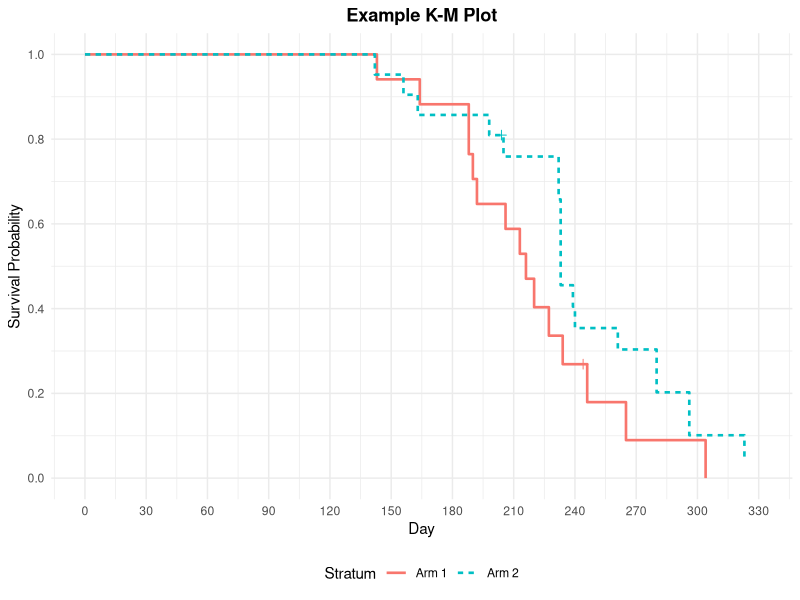

Source code (R): (Note: this script raises an error after producing the figure.)
out <- Sys.getenv("OUT_DIR")
if (out == "" || is.na(out)) out <- "."
dir.create(out, showWarnings = FALSE, recursive = TRUE)

library(haven)
library(dplyr)
library(tidyr)
library(readr)
library(stringr)
library(lubridate)
library(purrr)
library(tibble)
library(ggplot2)
library(survival)

# helper: round half away from zero (SAS)
round_half_up <- function(x, digits = 0) {
  ifelse(is.na(x), NA_real_,
         sign(x) * floor(abs(x) * 10^digits + 0.5) / 10^digits)
}

fmt_n <- function(x, digits) {
  if (is.na(x)) return("")
  sprintf(paste0("%.", digits, "f"), round_half_up(x, digits))
}

# ------------------------------------------------------------
# Create data exactly as SAS data step
# ------------------------------------------------------------
one <- tibble::tibble(
  arm = c(rep("Arm 1", 17), rep("Arm 2", 21)),
  day = c(
    143,164,188,188,190,192,206,213,216,220,227.230,234,246,265,304, 216,244,
    142,156,163,198,205,232,232,233,233,233,233,239,240,261,280,280,296,296,323, 204,344
  ),
  censor = c(rep(0,15), rep(1,2), rep(0,19), rep(1,2))
)
# event indicator for survival (1=event, 0=censored)
one$event <- 1 - one$censor

# ------------------------------------------------------------
# Helper to compute KM per arm (SAS semantics)
# ------------------------------------------------------------
compute_km_arm <- function(df_arm) {
  # df_arm has day, censor, event
  # distinct times sorted
  times <- sort(unique(df_arm$day))
  n_total <- nrow(df_arm)
  res <- tibble()
  S_prev <- 1
  sum_term <- 0  # for Greenwood sum d/(n*(n-d))
  # for mean calculation we need vectors
  for (t in times) {
    n_risk <- sum(df_arm$day >= t)
    d <- sum(df_arm$day == t & df_arm$censor == 0)
    cns <- sum(df_arm$day == t & df_arm$censor == 1)
    # Greenwood update only if d>0
    if (d > 0) {
      sum_term <- sum_term + d / (n_risk * (n_risk - d))
      S <- S_prev * (1 - d / n_risk)
    } else {
      S <- S_prev
    }
    var_green <- S^2 * sum_term
    se <- sqrt(var_green)
    # number failed / left (SAS definitions)
    # need cumulative failed up to this time
    # will compute after loop
    res <- bind_rows(res, tibble(
      time = t,
      n_risk = n_risk,
      n_event = d,
      n_censor = cns,
      survival = S,
      se = se,
      sum_term = sum_term
    ))
    S_prev <- S
  }
  # cumulative failed and number left
  res <- res %>%
    mutate(
      n_failed = cumsum(n_event),
      n_left = n_risk - n_event - n_censor,
      failure = 1 - survival,
      censored_flag = ifelse(n_event == 0 & n_censor > 0, "*", "")
    )
  res
}

arms <- unique(one$arm)
km_list <- lapply(arms, function(a) {
  df <- filter(one, arm == a)
  km <- compute_km_arm(df)
  km$arm <- a
  km
})
km_all <- bind_rows(km_list)

# ------------------------------------------------------------
# Quartile estimates and CI (log-log transform)
# ------------------------------------------------------------
z <- qnorm(0.975)

compute_quartiles <- function(km) {
  # km has time, survival, se
  # compute log-log CI for survival at each time
  km <- km %>% arrange(time)
  km <- km %>%
    mutate(
      # avoid log(0) issues
      loglog = ifelse(survival > 0 & survival < 1, log(-log(survival)), NA_real_),
      se_loglog = ifelse(survival > 0 & survival < 1,
                         se / (survival * log(survival)), NA_real_),
      surv_lower = ifelse(!is.na(loglog),
                          exp(-exp(loglog + z * abs(se_loglog))), NA_real_),
      surv_upper = ifelse(!is.na(loglog),
                          exp(-exp(loglog - z * abs(se_loglog))), NA_real_)
    )
  # for S=1, CI is (.,.)? set to 1
  km$surv_lower[km$survival == 1] <- 1
  km$surv_upper[km$survival == 1] <- 1
  # for S=0, CI 0
  km$surv_lower[km$survival == 0] <- 0
  km$surv_upper[km$survival == 0] <- 0

  qs <- c(0.75, 0.50, 0.25)
  out_q <- tibble()
  for (q in qs) {
    # point estimate: smallest time where survival <= q
    idx_pt <- which(km$survival <= q)
    pt <- if (length(idx_pt) > 0) km$time[min(idx_pt)] else NA_real_
    # CI via inversion: lower limit = min time where surv_upper <= q
    # upper limit = min time where surv_lower <= q
    idx_up <- which(!is.na(km$surv_upper) & km$surv_upper <= q)
    idx_low <- which(!is.na(km$surv_lower) & km$surv_lower <= q)
    lower <- if (length(idx_up) > 0) km$time[min(idx_up)] else NA_real_
    upper <- if (length(idx_low) > 0) km$time[min(idx_low)] else NA_real_
    # SAS orders lower < upper, so swap if needed
    if (!is.na(lower) && !is.na(upper) && lower > upper) {
      tmp <- lower; lower <- upper; upper <- tmp
    }
    out_q <- bind_rows(out_q, tibble(
      percent = q*100,
      point = pt,
      lower = lower,
      upper = upper
    ))
  }
  out_q
}

quartile_list <- lapply(arms, function(a) {
  km <- filter(km_all, arm == a)
  q <- compute_quartiles(km)
  q$arm <- a
  q
})
quartile_all <- bind_rows(quartile_list)

# ------------------------------------------------------------
# Mean and SE (restricted mean, SAS formula with m/(m-1))
# ------------------------------------------------------------
compute_mean_se <- function(df_arm, km) {
  # km sorted by time, includes censored times
  # tau = largest event time if last obs censored else largest time
  max_event_time <- max(df_arm$day[df_arm$censor == 0])
  max_time <- max(df_arm$day)
  last_is_censored <- max_time != max_event_time
  tau <- if (last_is_censored) max_event_time else max_time

  # Build intervals from 0 to tau using km times <= tau
  km2 <- km %>% filter(time <= tau) %>% arrange(time)
  # add t0=0
  times <- c(0, km2$time)
  survs <- c(1, km2$survival) # survival after each time, but for interval [t_i, t_{i+1}) survival is surv after t_i
  # Actually survival for interval starting at t_i is survival after t_i (except first interval uses 1)
  # So area = sum survs[i] * (times[i+1]-times[i]) for i=1..n
  # where survs[i] corresponds to survival after times[i]
  # times[1]=0 survs[1]=1
  # times[2]=first event time survs[2]=S after first time, interval 0->t1 uses survs[1]
  # interval t1->t2 uses survs[2], etc.
  # So we need survs shifted
  n_int <- length(times) - 1
  area <- 0
  for (i in 1:n_int) {
    delta <- times[i+1] - times[i]
    area <- area + survs[i] * delta
  }
  # For mean, if tau is event time, last interval already included up to tau
  # If tau < max_time (censored tail beyond tau not included) we already stopped at tau
  mean_val <- area

  # Compute A_i for each event time t_i (where n_event>0)
  # A_i = area from t_i to tau
  # Need to compute area from each event time to tau
  event_rows <- km2 %>% filter(n_event > 0)
  m <- sum(event_rows$n_event) # total number of events
  # Precompute cumulative area from each time to tau
  # For each event time t_i, A_i = sum_{j: times[j] >= t_i} survs_after_j * delta_j
  # where survs_after_j is survival after times[j]
  # Simpler: compute total area from t_i to tau as mean - area from 0 to t_i
  # area from 0 to t_i = sum_{k: times[k] < t_i} survs[k] * delta_k
  # So A_i = mean - area_0_to_ti
  # But need area_0_to_ti includes intervals up to t_i
  # Let's compute prefix areas
  prefix_area <- c(0)
  cum <- 0
  for (i in 1:n_int) {
    delta <- times[i+1] - times[i]
    cum <- cum + survs[i] * delta
    prefix_area <- c(prefix_area, cum)
  }
  # prefix_area[j] = area from 0 to times[j]
  # For event time t_i = times[idx], area from t_i to tau = mean - prefix_area[idx]
  # where idx is position of t_i in times vector
  sum_term_mean <- 0
  for (k in 1:nrow(event_rows)) {
    t_i <- event_rows$time[k]
    d_i <- event_rows$n_event[k]
    n_i <- event_rows$n_risk[k]
    idx <- which(times == t_i)
    # if duplicate times (should not), take first
    idx <- idx[1]
    A_i <- mean_val - prefix_area[idx]
    # Note: SAS defines A_i as area from t_i to largest event time, using survival after t_i?
    # Our A_i uses area from t_i (including interval starting at t_i with survival after t_i)
    # which matches definition: integral from t_i to tau S(t) dt, where S(t) for t>=t_i is S after t_i
    # So A_i should be mean - prefix_area[idx] but prefix_area[idx] is area up to t_i, which uses survival before t_i for last interval
    # Actually prefix_area[idx] is area up to t_i, correct.
    # So A_i as above is correct.
    sum_term_mean <- sum_term_mean + (A_i^2 * d_i) / (n_i * (n_i - d_i))
  }
  if (m > 1) {
    var_mean <- (m / (m - 1)) * sum_term_mean
    se_mean <- sqrt(var_mean)
  } else {
    se_mean <- NA_real_
  }
  tibble(mean = mean_val, se_mean = se_mean, m = m, tau = tau)
}

mean_list <- lapply(arms, function(a) {
  df <- filter(one, arm == a)
  km <- filter(km_all, arm == a)
  ms <- compute_mean_se(df, km)
  ms$arm <- a
  ms
})
mean_all <- bind_rows(mean_list)

# ------------------------------------------------------------
# Summary of censored / uncensored
# ------------------------------------------------------------
summary_tbl <- one %>%
  group_by(arm) %>%
  summarise(
    total = n(),
    failed = sum(censor == 0),
    censored = sum(censor == 1),
    percent_censored = censored / total * 100,
    .groups = "drop"
  )

# ------------------------------------------------------------
# Rank tests: Log-Rank and Wilcoxon (Gehan-Breslow)
# ------------------------------------------------------------
# pooled distinct event times
event_times <- sort(unique(one$day[one$censor == 0]))
rank_data <- tibble(time = event_times)
# compute at-risk and events per arm at each time
for (a in arms) {
  df_a <- filter(one, arm == a)
  rank_data[[paste0("n_", a)]] <- sapply(event_times, function(t) sum(df_a$day >= t))
  rank_data[[paste0("d_", a)]] <- sapply(event_times, function(t) sum(df_a$day == t & df_a$censor == 0))
}
rank_data$n_total <- rank_data[[paste0("n_", arms[1])]] + rank_data[[paste0("n_", arms[2])]]
rank_data$d_total <- rank_data[[paste0("d_", arms[1])]] + rank_data[[paste0("d_", arms[2])]]
# expected
rank_data$e1 <- rank_data[[paste0("n_", arms[1])]] * rank_data$d_total / rank_data$n_total
rank_data$e2 <- rank_data[[paste0("n_", arms[2])]] * rank_data$d_total / rank_data$n_total
# variance for log-rank
rank_data$v <- with(rank_data,
                    ifelse(n_total > 1,
                           `n_Arm 1` * `n_Arm 2` * d_total * (n_total - d_total) / (n_total^2 * (n_total - 1)),
                           0))
# Wilcoxon weight = n_total
rank_data$w <- rank_data$n_total
rank_data$U1 <- rank_data[[paste0("d_", arms[1])]] - rank_data$e1
rank_data$U2 <- rank_data[[paste0("d_", arms[2])]] - rank_data$e2
rank_data$U1_w <- rank_data$w * rank_data$U1
rank_data$U2_w <- rank_data$w * rank_data$U2
rank_data$v_w <- rank_data$w^2 * rank_data$v

U_logrank_1 <- sum(rank_data$U1)
U_logrank_2 <- sum(rank_data$U2)
V_logrank <- sum(rank_data$v)
chi_logrank <- ifelse(V_logrank > 0, (U_logrank_1^2) / V_logrank, 0)
p_logrank <- 1 - pchisq(chi_logrank, df = 1)

U_wilcoxon_1 <- sum(rank_data$U1_w)
U_wilcoxon_2 <- sum(rank_data$U2_w)
V_wilcoxon <- sum(rank_data$v_w)
chi_wilcoxon <- ifelse(V_wilcoxon > 0, (U_wilcoxon_1^2) / V_wilcoxon, 0)
p_wilcoxon <- 1 - pchisq(chi_wilcoxon, df = 1)

# Covariance matrices (full square)
cov_logrank <- matrix(c(V_logrank, -V_logrank, -V_logrank, V_logrank), nrow = 2, byrow = TRUE,
                      dimnames = list(arms, arms))
cov_wilcoxon <- matrix(c(V_wilcoxon, -V_wilcoxon, -V_wilcoxon, V_wilcoxon), nrow = 2, byrow = TRUE,
                       dimnames = list(arms, arms))

# -2Log(LR) via Cox model
cox_fit <- coxph(Surv(day, event) ~ arm, data = one)
lr_chi <- 2 * (cox_fit$loglik[2] - cox_fit$loglik[1])
p_lr <- 1 - pchisq(lr_chi, df = 1)

# ------------------------------------------------------------
# At-risk numbers for plot (0 to 330 by 30)
# ------------------------------------------------------------
atrisk_times <- seq(0, 330, by = 30)
atrisk_tbl <- expand.grid(arm = arms, atrisk_time = atrisk_times) %>%
  as_tibble() %>%
  mutate(
    n_at_risk = map2_int(arm, atrisk_time, function(a, t) sum(one$arm == a & one$day >= t))
  ) %>%
  arrange(arm, atrisk_time)

# ------------------------------------------------------------
# Plot: KM curves
# ------------------------------------------------------------
# Build step data for ggplot
plot_data <- km_all %>%
  arrange(arm, time) %>%
  group_by(arm) %>%
  # add starting point 0,1
  group_modify(~ {
    add_row(.x, time = 0, survival = 1, .before = 1)
  }) %>%
  ungroup()

# For step plot, need to create stairs
p <- ggplot(plot_data, aes(x = time, y = survival, color = arm, linetype = arm)) +
  geom_step(linewidth = 0.9) +
  geom_point(data = filter(km_all, n_censor > 0 & n_event == 0), aes(x = time, y = survival), shape = 3, size = 2, show.legend = FALSE) +
  scale_x_continuous(breaks = atrisk_times, limits = c(0, 330)) +
  scale_y_continuous(limits = c(0, 1), breaks = seq(0, 1, 0.2)) +
  labs(title = "Example K-M Plot",
       x = "Day",
       y = "Survival Probability",
       color = "Stratum",
       linetype = "Stratum") +
  theme_minimal(base_size = 11) +
  theme(plot.title = element_text(hjust = 0.5, face = "bold"),
        legend.position = "bottom")

# Add at-risk table as annotation (text)
# Create a separate grob for at-risk table using ggplot
atrisk_wide <- atrisk_tbl %>%
  pivot_wider(names_from = atrisk_time, values_from = n_at_risk)

# Save main plot
png_file <- file.path(out, "P040_f_kmplot.png")
ggsave(png_file, plot = p, width = 8, height = 6, dpi = 300, units = "in")

# Also save plot data CSV
plot_data_csv <- km_all %>%
  select(arm, time, survival, failure, se, n_failed, n_left, n_risk, n_event, n_censor)
write.csv(plot_data_csv, file.path(out, "P040_f_kmplot_plotdata.csv"), row.names = FALSE, na = "")

# ------------------------------------------------------------
# CSV of product-limit estimates (main table)
# ------------------------------------------------------------
csv_main <- km_all %>%
  select(arm, time, survival, failure, se, n_failed, n_left, n_event, n_censor) %>%
  arrange(arm, time)
write.csv(csv_main, file.path(out, "P040_f_kmplot.csv"), row.names = FALSE, na = "")

# ------------------------------------------------------------
# Text rendering (SAS-like listing)
# ------------------------------------------------------------
txt_file <- file.path(out, "P040_f_kmplot.txt")
sink(txt_file)

cat("Example K-M Plot\n")
cat("PROC LIFETEST\n")
cat("\n")
cat("Product-Limit Survival Estimates\n")
cat("\n")
for (a in arms) {
  cat(paste0("Stratum: ", a, "\n"))
  cat(sprintf("%-10s %10s %10s %12s %10s %10s\n",
              "Time", "Survival", "Failure", "StdErr", "Failed", "Left"))
  km <- filter(km_all, arm == a) %>% arrange(time)
  for (i in 1:nrow(km)) {
    r <- km[i,]
    t_str <- fmt_n(r$time, 3)
    if (r$n_event == 0 && r$n_censor > 0) t_str <- paste0(t_str, "*")
    cat(sprintf("%-10s %10s %10s %12s %10d %10d\n",
                t_str,
                fmt_n(r$survival, 4),
                fmt_n(r$failure, 4),
                fmt_n(r$se, 4),
                r$n_failed,
                r$n_left))
  }
  cat("\n")
}

cat("Quartile Estimates\n")
cat(sprintf("%-10s %10s %12s %12s %12s\n", "Stratum", "Percent", "Point", "Lower 95%", "Upper 95%"))
for (a in arms) {
  q <- filter(quartile_all, arm == a) %>% arrange(percent)
  for (i in 1:nrow(q)) {
    r <- q[i,]
    cat(sprintf("%-10s %10.0f %12s %12s %12s\n",
                a,
                r$percent,
                ifelse(is.na(r$point), ".", fmt_n(r$point, 3)),
                ifelse(is.na(r$lower), ".", fmt_n(r$lower, 3)),
                ifelse(is.na(r$upper), ".", fmt_n(r$upper, 3))))
  }
}
cat("\n")

cat("Mean and Standard Error (Restricted Mean)\n")
cat(sprintf("%-10s %12s %12s %10s\n", "Stratum", "Mean", "StdErr", "Tau"))
for (i in 1:nrow(mean_all)) {
  r <- mean_all[i,]
  cat(sprintf("%-10s %12s %12s %10s\n",
              r$arm,
              fmt_n(r$mean, 3),
              fmt_n(r$se_mean, 3),
              fmt_n(r$tau, 3)))
}
cat("\n")

cat("Summary of the Number of Censored and Uncensored Values\n")
cat(sprintf("%-10s %8s %8s %8s %12s\n", "Stratum", "Total", "Failed", "Censored", "Pct Cens"))
for (i in 1:nrow(summary_tbl)) {
  r <- summary_tbl[i,]
  cat(sprintf("%-10s %8d %8d %8d %12s\n",
              r$arm, r$total, r$failed, r$censored, fmt_n(r$percent_censored, 2)))
}
cat("\n")

cat("Rank Statistics\n")
cat(sprintf("%-10s %12s %12s\n", "Stratum", "Log-Rank", "Wilcoxon"))
cat(sprintf("%-10s %12s %12s\n", arms[1], fmt_n(U_logrank_1, 4), fmt_n(U_wilcoxon_1, 4)))
cat(sprintf("%-10s %12s %12s\n", arms[2], fmt_n(U_logrank_2, 4), fmt_n(U_wilcoxon_2, 4)))
cat("\n")

cat("Covariance Matrix for the Log-Rank Statistics\n")
cat(sprintf("%10s %12s %12s\n", "", arms[1], arms[2]))
for (i in 1:2) {
  cat(sprintf("%10s %12s %12s\n", arms[i],
              fmt_n(cov_logrank[i,1], 4),
              fmt_n(cov_logrank[i,2], 4)))
}
cat("\n")
cat("Covariance Matrix for the Wilcoxon Statistics\n")
cat(sprintf("%10s %12s %12s\n", "", arms[1], arms[2]))
for (i in 1:2) {
  cat(sprintf("%10s %12s %12s\n", arms[i],
              fmt_n(cov_wilcoxon[i,1], 4),
              fmt_n(cov_wilcoxon[i,2], 4)))
}
cat("\n")

cat("Test of Equality over Strata\n")
cat(sprintf("%-12s %12s %4s %12s\n", "Test", "Chi-Square", "DF", "Pr > ChiSq"))
p_fmt <- function(p) ifelse(p < 0.0001, "<.0001", fmt_n(p, 4))
cat(sprintf("%-12s %12s %4d %12s\n", "Log-Rank", fmt_n(chi_logrank, 4), 1, p_fmt(p_logrank)))
cat(sprintf("%-12s %12s %4d %12s\n", "Wilcoxon", fmt_n(chi_wilcoxon, 4), 1, p_fmt(p_wilcoxon)))
cat(sprintf("%-12s %12s %4d %12s\n", "-2Log(LR)", fmt_n(lr_chi, 4), 1, p_fmt(p_lr)))
cat("\n")

cat("Number at Risk (atrisk=0 to 330 by 30)\n")
cat(sprintf("%-10s", "Stratum"))
for (t in atrisk_times) cat(sprintf("%6d", t))
cat("\n")
for (a in arms) {
  cat(sprintf("%-10s", a))
  for (t in atrisk_times) {
    n <- sum(one$arm == a & one$day >= t)
    cat(sprintf("%6d", n))
  }
  cat("\n")
}
cat("\n")
cat("Note: * indicates censored observation\n")
cat("Restricted mean is area under survival curve up to largest event time\n")
cat(sprintf("SE of restricted mean uses SAS formula: sqrt(m/(m-1)*sum A_i^2*d_i/(n_i*(n_i-d_i))) with m events\n"))

sink()

# Ensure files exist
stopifnot(file.exists(file.path(out, "P040_f_kmplot.csv")))
stopifnot(file.exists(file.path(out, "P040_f_kmplot.txt")))
stopifnot(file.exists(file.path(out, "P040_f_kmplot.png")))
stopifnot(file.exists(file.path(out, "P040_f_kmplot_plotdata.csv")))
